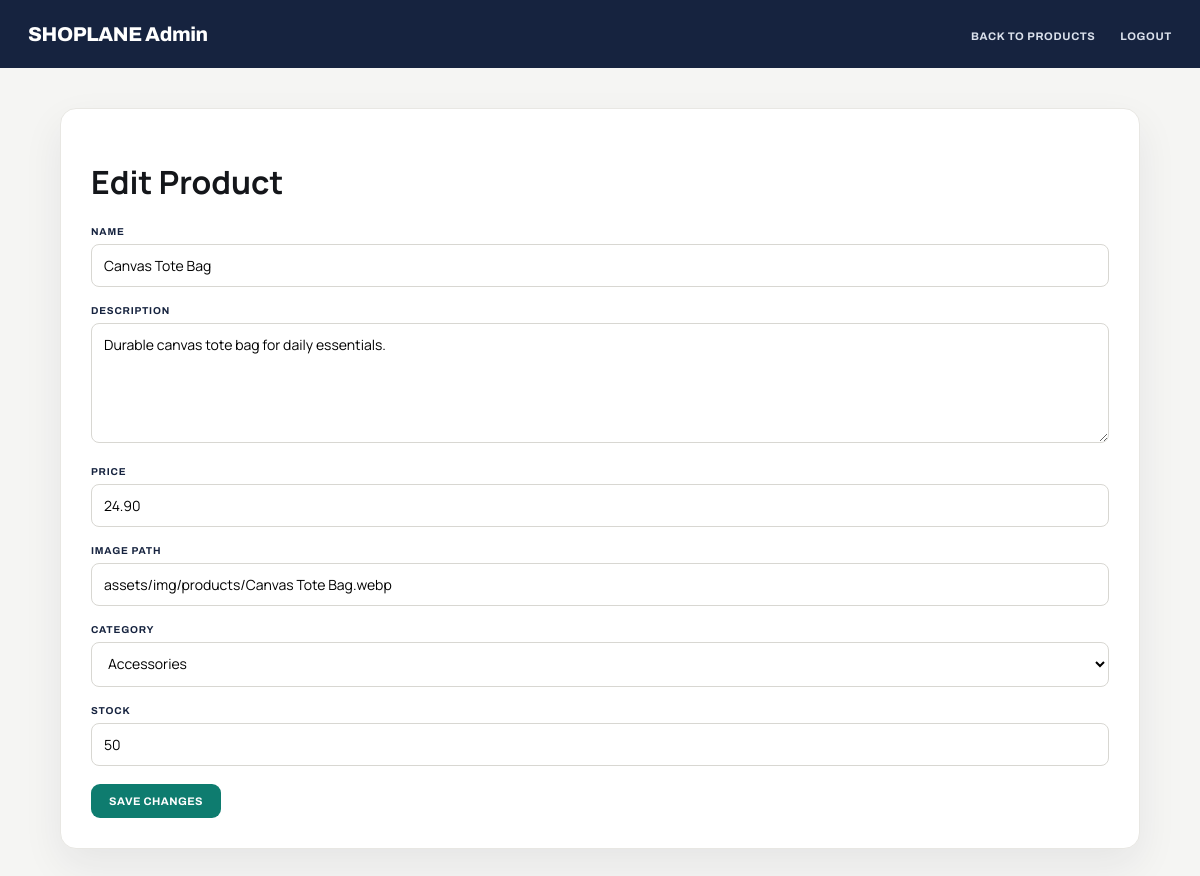
The page /admin/product-edit.php?id=7 (signed in) on the database its author committed.
### tables this page shows
CREATE TABLE products (
  id INT AUTO_INCREMENT PRIMARY KEY,
  name VARCHAR(150) NOT NULL,
  description TEXT,
  price DECIMAL(10,2) NOT NULL,
  image VARCHAR(255) NOT NULL DEFAULT 'assets/img/products/placeholder.png',
  category VARCHAR(80),
  stock INT DEFAULT 0,
  created_at TIMESTAMP DEFAULT CURRENT_TIMESTAMP,
  CONSTRAINT chk_products_price CHECK (price >= 0),
  CONSTRAINT chk_products_stock CHECK (stock >= 0)
);

### includes/functions.php (called while the page is built)
<?php
function asset($relativePath)
{
    $fullPath = __DIR__ . '/../' . $relativePath;
    $version = file_exists($fullPath) ? filemtime($fullPath) : time();
    return $relativePath . '?v=' . $version;
}

### admin/product-edit.php (the view, shortened to what this page needs)
<?php
require_once __DIR__ . '/../includes/db.php';
$id = filter_input(INPUT_GET, 'id', FILTER_VALIDATE_INT);
$stmt = $pdo->prepare('SELECT id, name, description, price, image, category, stock FROM products WHERE id = ?');
$stmt->execute([$id]);
$product = $stmt->fetch();
$name = $product['name'];
$description = $product['description'];
$price = $product['price'];
$image = $product['image'];
$category = $product['category'];
$stock = $product['stock'];
?>
<!DOCTYPE html>
<html lang="en">
<head>
    <link rel="stylesheet" href="../<?php echo asset('assets/css/admin.css'); ?>">
</head>
<body>
    <div id="adminBar">
        <div id="adminBrand"> SHOPLANE Admin </div>
        <div id="adminNav">
            <a href="index.php"> Back to Products </a>
            <a href="../logout.php"> Logout </a>
        </div>
    </div>
    <main id="adminContainer">
        <h1> Edit Product </h1>
        <form class="adminForm" method="post" action="product-edit.php?id=<?php echo (int) $id; ?>" id="productForm" novalidate>
            <div class="formGroup">
                <label for="name"> Name </label>
                <input type="text" id="name" name="name" value="<?php echo htmlspecialchars($name); ?>" maxlength="150" required>
            </div>
            <div class="formGroup">
                <label for="description"> Description </label>
                <textarea id="description" name="description"><?php echo htmlspecialchars($description); ?></textarea>
            </div>
            <div class="formGroup">
                <label for="price"> Price </label>
                <input type="number" id="price" name="price" value="<?php echo htmlspecialchars($price); ?>" min="0" max="99999999.99" step="0.01" required>
            </div>
            <div class="formGroup">
                <label for="image"> Image Path </label>
                <input type="text" id="image" name="image" value="<?php echo htmlspecialchars($image); ?>" maxlength="255">
            </div>
            <div class="formGroup">
                <label for="category"> Category </label>
                <select id="category" name="category">
                    <option value="accessories" <?php echo $category === 'accessories' ? 'selected' : ''; ?>>Accessories</option>
                </select>
            </div>
            <div class="formGroup">
                <label for="stock"> Stock </label>
                <input type="number" id="stock" name="stock" value="<?php echo htmlspecialchars($stock); ?>" min="0" max="2147483647" step="1" required>
            </div>
            <button type="submit" id="adminSubmit"> Save Changes </button>
        </form>
    </main>
</body>
</html>

### assets/css/admin.css (style rules this page uses)
* { box-sizing: border-box; }
:root { --navy:#16233f; --teal:#0e7c6f; --canvas:#f5f5f3; --border:#e8e7e3; --muted:#6b7078; }
body { margin: 0; background: var(--canvas); color: #14161a; font-family: "Manrope", sans-serif; }
#adminBar { display: flex; align-items: center; justify-content: space-between; min-height: 68px; padding: 12px max(28px, calc((100vw - 1160px)/2)); background: var(--navy); color: #fff; }
#adminBrand { font: 800 20px "Archivo", sans-serif; letter-spacing: -.02em; }
#adminNav a { margin-left: 22px; color: #dbe1ec; font: 700 11px "Archivo", sans-serif; letter-spacing: .06em; text-transform: uppercase; text-decoration: none; }
#adminContainer { max-width: 1080px; margin: 40px auto; padding: 30px; border: 1px solid var(--border); border-radius: 16px; background: #fff; box-shadow: 0 16px 40px rgba(22,35,63,.07); }
#adminAddBtn, #adminSubmit { padding: 11px 18px; border: 0; border-radius: 9px; background: var(--teal); color: #fff; font: 700 11px "Archivo", sans-serif; letter-spacing: .04em; text-transform: uppercase; text-decoration: none; cursor: pointer; }
.adminSearch input, .adminSearch select, .adminForm input, .adminForm select, .adminForm textarea { padding: 11px 12px; border: 1px solid #d8d7d2; border-radius: 8px; background: #fff; font: 14px "Manrope", sans-serif; }
.adminForm .formGroup { margin-bottom: 18px; }
.adminForm label { display: block; margin-bottom: 7px; color: var(--navy); font: 700 10px "Archivo", sans-serif; letter-spacing: .08em; text-transform: uppercase; }
.adminForm input, .adminForm select, .adminForm textarea { width: 100%; }
.adminForm textarea { min-height: 120px; resize: vertical; }

### rows shown on the page
products: name "Canvas Tote Bag", description "Durable canvas tote bag for daily essentials.", price "24.90", image "assets/img/products/Canvas Tote Bag.webp", category "Accessories", stock "50"
